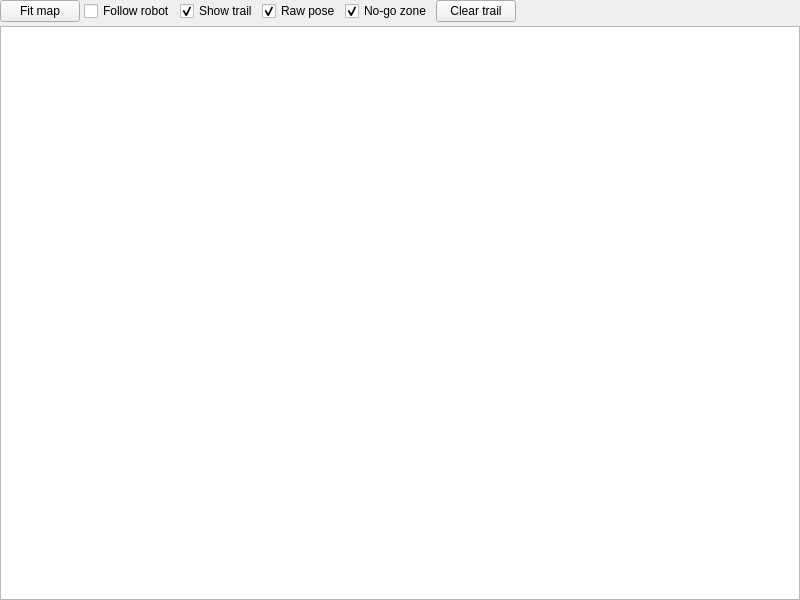
<?xml version="1.0" encoding="UTF-8"?>
<ui version="4.0">
 <class>SceneViewWidget</class>
 <widget class="QWidget" name="SceneViewWidget">
  <property name="geometry">
   <rect>
    <x>0</x>
    <y>0</y>
    <width>800</width>
    <height>600</height>
   </rect>
  </property>
  <layout class="QVBoxLayout" name="mainLayout">
   <property name="spacing">
    <number>4</number>
   </property>
   <property name="leftMargin">
    <number>0</number>
   </property>
   <property name="topMargin">
    <number>0</number>
   </property>
   <property name="rightMargin">
    <number>0</number>
   </property>
   <property name="bottomMargin">
    <number>0</number>
   </property>
   <item>
    <layout class="QHBoxLayout" name="toolbarLayout">
     <item>
      <widget class="QPushButton" name="fitButton">
       <property name="toolTip">
        <string>Fit the whole map into the view</string>
       </property>
       <property name="text">
        <string>Fit map</string>
       </property>
      </widget>
     </item>
     <item>
      <widget class="QCheckBox" name="followCheck">
       <property name="toolTip">
        <string>Keep the robot centred in the view</string>
       </property>
       <property name="text">
        <string>Follow robot</string>
       </property>
      </widget>
     </item>
     <item>
      <widget class="QCheckBox" name="trailCheck">
       <property name="text">
        <string>Show trail</string>
       </property>
       <property name="checked">
        <bool>true</bool>
       </property>
      </widget>
     </item>
     <item>
      <widget class="QCheckBox" name="rawPoseCheck">
       <property name="toolTip">
        <string>Show the noisy pose from the state stream (red dot) next to the filtered estimate</string>
       </property>
       <property name="text">
        <string>Raw pose</string>
       </property>
       <property name="checked">
        <bool>true</bool>
       </property>
      </widget>
     </item>
     <item>
      <widget class="QCheckBox" name="costOverlayCheck">
       <property name="toolTip">
        <string>Red: the robot centre cannot go there. Orange: allowed, but the planner avoids it (close to obstacles)</string>
       </property>
       <property name="text">
        <string>No-go zone</string>
       </property>
       <property name="checked">
        <bool>true</bool>
       </property>
      </widget>
     </item>
     <item>
      <widget class="QPushButton" name="clearTrailButton">
       <property name="text">
        <string>Clear trail</string>
       </property>
      </widget>
     </item>
     <item>
      <spacer name="toolbarSpacer">
       <property name="orientation">
        <enum>Qt::Horizontal</enum>
       </property>
       <property name="sizeHint" stdset="0">
        <size>
         <width>40</width>
         <height>20</height>
        </size>
       </property>
      </spacer>
     </item>
     <item>
      <widget class="QLabel" name="cursorLabel">
       <property name="minimumSize">
        <size>
         <width>180</width>
         <height>0</height>
        </size>
       </property>
       <property name="text">
        <string/>
       </property>
       <property name="alignment">
        <set>Qt::AlignRight|Qt::AlignVCenter</set>
       </property>
      </widget>
     </item>
    </layout>
   </item>
   <item>
    <widget class="MapView" name="mapView"/>
   </item>
  </layout>
 </widget>
 <customwidgets>
  <customwidget>
   <class>MapView</class>
   <extends>QGraphicsView</extends>
   <header>MapView.h</header>
  </customwidget>
 </customwidgets>
 <resources/>
 <connections/>
</ui>
